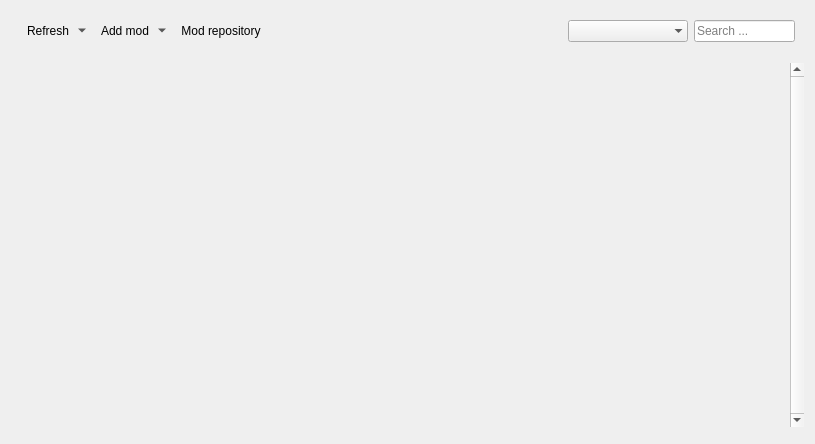
<?xml version="1.0" encoding="UTF-8"?>
<ui version="4.0">
 <class>ModManagerWidget</class>
 <widget class="QWidget" name="ModManagerWidget">
  <property name="geometry">
   <rect>
    <x>0</x>
    <y>0</y>
    <width>815</width>
    <height>444</height>
   </rect>
  </property>
  <property name="sizePolicy">
   <sizepolicy hsizetype="Preferred" vsizetype="Preferred">
    <horstretch>0</horstretch>
    <verstretch>0</verstretch>
   </sizepolicy>
  </property>
  <property name="windowTitle">
   <string>Form</string>
  </property>
  <property name="locale">
   <locale language="English" country="UnitedStates"/>
  </property>
  <layout class="QVBoxLayout" name="verticalLayout">
   <item>
    <widget class="QWidget" name="widget" native="true">
     <layout class="QHBoxLayout" name="horizontalLayout">
      <item>
       <widget class="QToolButton" name="btnRefresh">
        <property name="toolTip">
         <string>Refreshes the mod list. Does NOT reload all mods.</string>
        </property>
        <property name="text">
         <string>Refresh</string>
        </property>
        <property name="icon">
         <iconset theme="view-refresh">
          <normaloff>.</normaloff>.</iconset>
        </property>
        <property name="popupMode">
         <enum>QToolButton::MenuButtonPopup</enum>
        </property>
        <property name="toolButtonStyle">
         <enum>Qt::ToolButtonTextBesideIcon</enum>
        </property>
        <property name="autoRaise">
         <bool>true</bool>
        </property>
       </widget>
      </item>
      <item>
       <widget class="QToolButton" name="btnInstallMod">
        <property name="toolTip">
         <string>Adds a SilVerPLuM mod from a *.zip file. For non-SilVerPLuM mods use the mod importer in the arrow menu.</string>
        </property>
        <property name="text">
         <string>Add mod</string>
        </property>
        <property name="icon">
         <iconset theme="list-add">
          <normaloff>.</normaloff>.</iconset>
        </property>
        <property name="popupMode">
         <enum>QToolButton::MenuButtonPopup</enum>
        </property>
        <property name="toolButtonStyle">
         <enum>Qt::ToolButtonTextBesideIcon</enum>
        </property>
        <property name="autoRaise">
         <bool>true</bool>
        </property>
       </widget>
      </item>
      <item>
       <widget class="QToolButton" name="btnDownloadMod">
        <property name="text">
         <string>Mod repository</string>
        </property>
        <property name="icon">
         <iconset theme="applications-internet">
          <normaloff>.</normaloff>.</iconset>
        </property>
        <property name="popupMode">
         <enum>QToolButton::DelayedPopup</enum>
        </property>
        <property name="toolButtonStyle">
         <enum>Qt::ToolButtonTextBesideIcon</enum>
        </property>
        <property name="autoRaise">
         <bool>true</bool>
        </property>
       </widget>
      </item>
      <item>
       <spacer name="horizontalSpacer">
        <property name="orientation">
         <enum>Qt::Horizontal</enum>
        </property>
        <property name="sizeHint" stdset="0">
         <size>
          <width>301</width>
          <height>20</height>
         </size>
        </property>
       </spacer>
      </item>
      <item>
       <widget class="CategoryComboBox" name="categoryFilter">
        <property name="sizePolicy">
         <sizepolicy hsizetype="Preferred" vsizetype="Preferred">
          <horstretch>0</horstretch>
          <verstretch>0</verstretch>
         </sizepolicy>
        </property>
        <property name="minimumSize">
         <size>
          <width>120</width>
          <height>0</height>
         </size>
        </property>
        <property name="sizeAdjustPolicy">
         <enum>QComboBox::AdjustToContents</enum>
        </property>
        <property name="frame">
         <bool>false</bool>
        </property>
       </widget>
      </item>
      <item>
       <widget class="QLineEdit" name="searchBar">
        <property name="minimumSize">
         <size>
          <width>100</width>
          <height>0</height>
         </size>
        </property>
        <property name="placeholderText">
         <string>Search ...</string>
        </property>
       </widget>
      </item>
     </layout>
    </widget>
   </item>
   <item>
    <widget class="MessageWidget" name="message" native="true"/>
   </item>
   <item>
    <widget class="QScrollArea" name="scrollArea">
     <property name="frameShape">
      <enum>QFrame::NoFrame</enum>
     </property>
     <property name="verticalScrollBarPolicy">
      <enum>Qt::ScrollBarAlwaysOn</enum>
     </property>
     <property name="widgetResizable">
      <bool>true</bool>
     </property>
     <widget class="QWidget" name="modList">
      <property name="geometry">
       <rect>
        <x>0</x>
        <y>0</y>
        <width>783</width>
        <height>350</height>
       </rect>
      </property>
      <layout class="QVBoxLayout" name="verticalLayout_2">
       <item>
        <spacer name="verticalSpacer">
         <property name="orientation">
          <enum>Qt::Vertical</enum>
         </property>
         <property name="sizeHint" stdset="0">
          <size>
           <width>20</width>
           <height>289</height>
          </size>
         </property>
        </spacer>
       </item>
      </layout>
     </widget>
    </widget>
   </item>
   <item>
    <widget class="DependencyCheckerWidget" name="dependencyWarning" native="true">
     <property name="sizePolicy">
      <sizepolicy hsizetype="Preferred" vsizetype="Minimum">
       <horstretch>0</horstretch>
       <verstretch>0</verstretch>
      </sizepolicy>
     </property>
    </widget>
   </item>
  </layout>
  <action name="actionReloadMods">
   <property name="icon">
    <iconset theme="view-refresh">
     <normaloff>.</normaloff>.</iconset>
   </property>
   <property name="text">
    <string>Reload all mods</string>
   </property>
   <property name="toolTip">
    <string>Reloads all mods from the mod directory.</string>
   </property>
  </action>
  <action name="actionImportMod">
   <property name="icon">
    <iconset theme="document-import">
     <normaloff>.</normaloff>.</iconset>
   </property>
   <property name="text">
    <string>Import from files</string>
   </property>
   <property name="toolTip">
    <string>Imports a mod from mods that are not compatible with SilVerPLuM</string>
   </property>
  </action>
  <action name="actionAddDefaultMods">
   <property name="icon">
    <iconset theme="list-add"/>
   </property>
   <property name="text">
    <string>Add default mods</string>
   </property>
   <property name="toolTip">
    <string>Adds the mods coming by default with SilVerPLuM</string>
   </property>
  </action>
 </widget>
 <customwidgets>
  <customwidget>
   <class>MessageWidget</class>
   <extends>QWidget</extends>
   <header>messagewidget.h</header>
   <container>1</container>
  </customwidget>
  <customwidget>
   <class>DependencyCheckerWidget</class>
   <extends>QWidget</extends>
   <header>dependencycheckerwidget.h</header>
   <container>1</container>
  </customwidget>
  <customwidget>
   <class>CategoryComboBox</class>
   <extends>QComboBox</extends>
   <header>categorycombobox.h</header>
  </customwidget>
 </customwidgets>
 <resources/>
 <connections/>
</ui>
